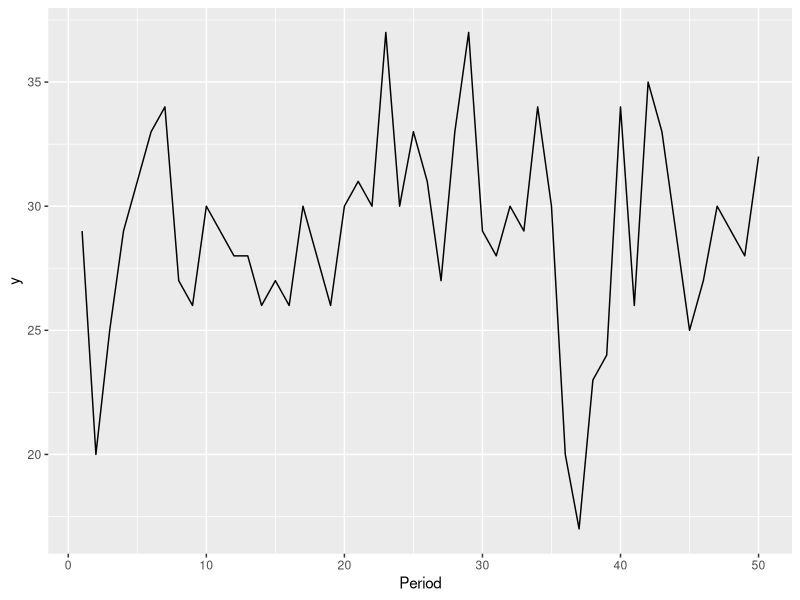
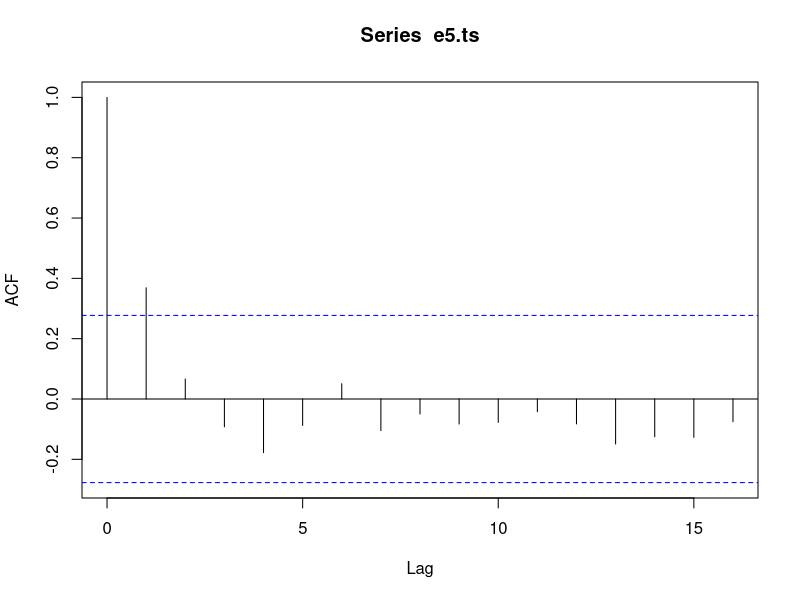
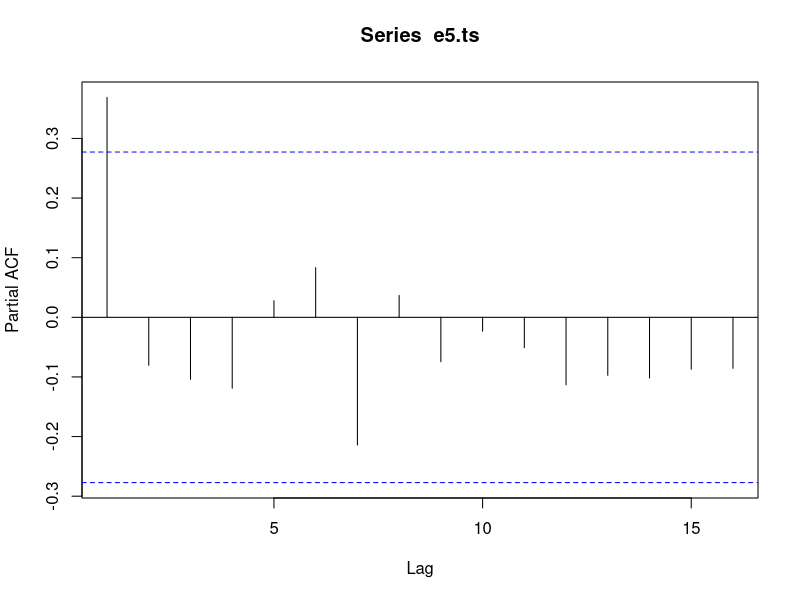
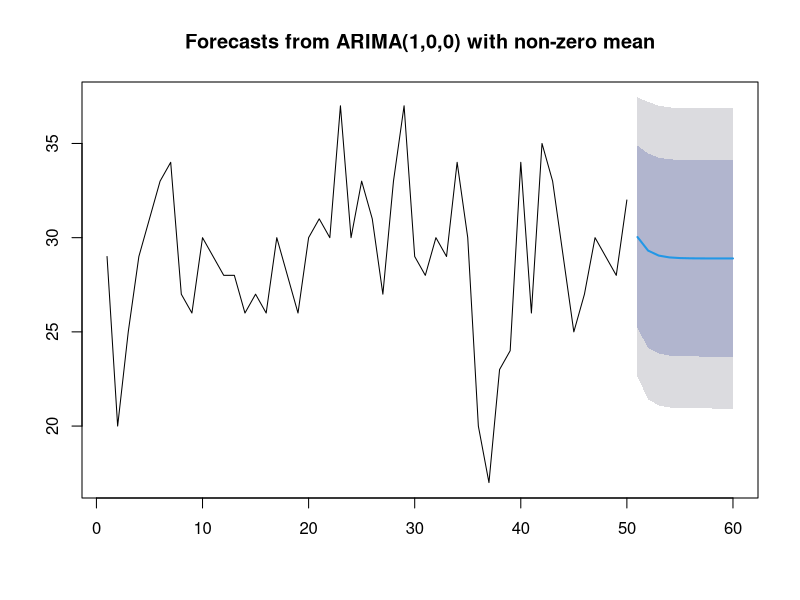
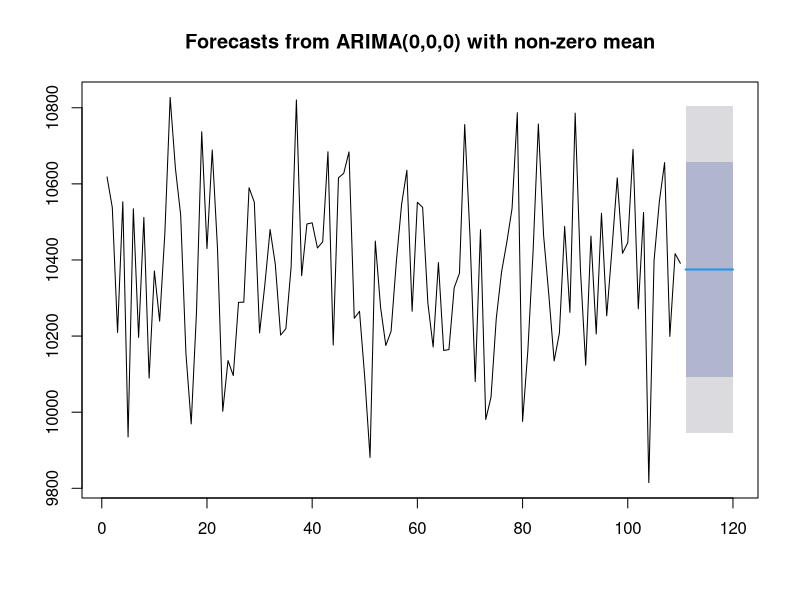
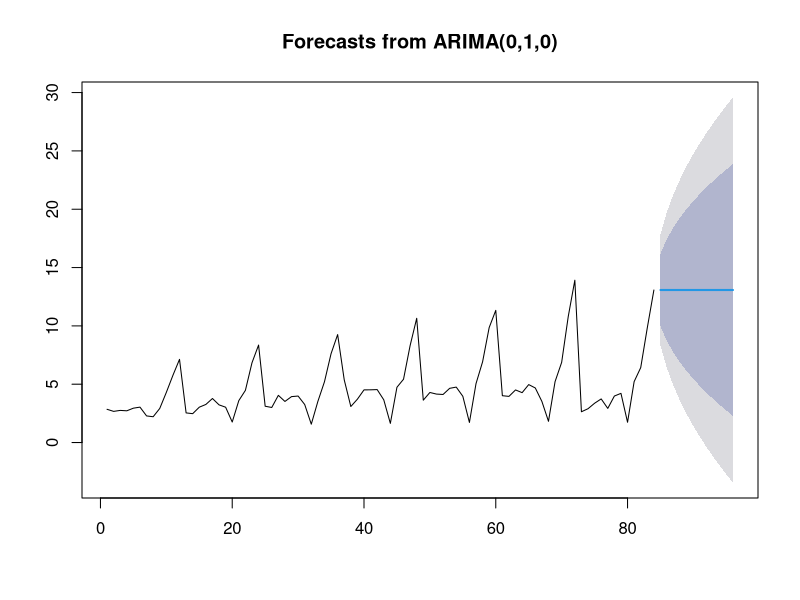

The R source for these figures, in order:
### chapter 5
library(ggplot2)
library(forecast)
library(tseries)
## 2
#a
e5.1 = read.csv("E5.1.csv")
ggplot(e5.1, aes(period, yt)) + geom_line() +xlab("Period") + ylab("y")

#b
e5.ts = ts(e5.1$yt)
e5.acf = acf(e5.ts)
write.csv(e5.acf$acf, file = "5.2b.csv")
e5.pacf = pacf(e5.ts)

#c
model = auto.arima(e5.ts, seasonal = FALSE)
model
forecast10 = forecast(model, h = 10)
write.csv(forecast10$residuals, file = "5.2c.csv")
plot(forecast(model, h = 10))

## 11
#a
b.2 = read.csv("b.2.csv")
b.2.ts = b.2$Sales..in.Thousands[1:110]
model = auto.arima(b.2.ts)
model

#b
forecast(model, h = 10)
plot(forecast(model, h = 10))
write.csv(forecast(model, h = 10), file = "5.11b.csv")

##26
B11 = read.csv("B.11.csv")
#a
b11.ts = ts(B11$Sales..in.Thousands.of.Bottles[1:84])
model = auto.arima(b11.ts)
model
#b
forecast12 = forecast(model, h = 12)
plot(forecast12)
#c
write.csv(forecast12$residuals, file = "5.26b.csv")
